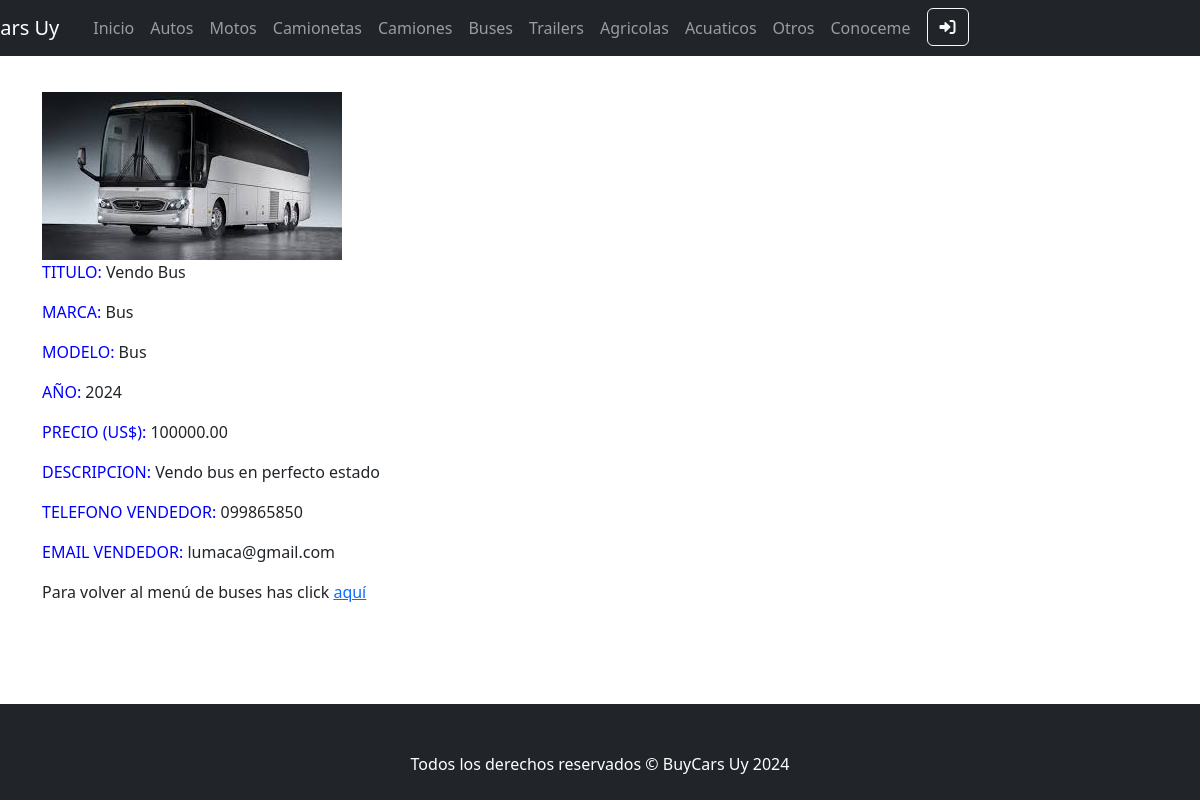
Screenshot of /App/vehiculo-detalles/buses/32 with the database file from the repository.
### App/models.py (models this page shows, shortened)
class Vehiculo(models.Model):
    vehiculoSeleccion = (
    ('autos','Autos'),
    ('motos', 'Motos'),
    ('camionetas','Camionetas'),
    ('camiones','Camiones'),
    ('buses','Buses'),
    ('trailers','Trailers'),
    ('agricolas', 'Agricolas'),
    ('acuaticos', 'Acuaticos'),
    ('otro', 'Otro'),
    )
    vendedor = models.ForeignKey(User, on_delete=models.CASCADE, null=True, blank=True)
    titulo = models.CharField(max_length=200)
    tipo = models.CharField(max_length=15, choices=vehiculoSeleccion, default='autos')
    marca = models.CharField(max_length=40)
    modelo = models.CharField(max_length=40)
    anioFabricacion = models.IntegerField()
    precio = models.DecimalField(max_digits=10, decimal_places=2)
    descripcion = models.TextField(null=True, blank=True)
    fechaPublicacion = models.DateTimeField(auto_now_add=True)
    telefonoVendedor = models.CharField(max_length=20)
    emailVendedor = models.EmailField()
    imagen = models.ImageField(null=True, blank=True, upload_to="media/")
    kilometros = models.IntegerField(null=True, blank=True)
    class Meta:
        ordering = ['vendedor', '-fechaPublicacion']

### App/views.py (the view)
# urls.py: path('vehiculo-detalles/<str:vehiculo>/<int:id_vehiculo>', views.vehiculoDetail,name="VehiculoDetail"),
def vehiculoDetail(req,vehiculo,id_vehiculo):
  vehiculoDet = Vehiculo.objects.get(id=id_vehiculo)
  consultas = Chat.objects.filter(consulta=vehiculoDet)
  contexto = {
     "id_vendedor":vehiculoDet.vendedor.id,
     "id_vehiculo":vehiculoDet.id,
     "titulo":vehiculoDet.titulo,
     "marca":vehiculoDet.marca,
     "modelo":vehiculoDet.modelo,
     "año":vehiculoDet.anioFabricacion,
     "kilometros":vehiculoDet.kilometros,
     "precio":vehiculoDet.precio,
     "descripcion":vehiculoDet.descripcion,
     "telefono":vehiculoDet.telefonoVendedor,
     "email":vehiculoDet.emailVendedor,
     "imagenVehiculo":vehiculoDet.imagen.url if vehiculoDet.imagen else None,
     'consultas': consultas,
  }
  return render(req, f"{vehiculo}/{vehiculo}_details.html", contexto)

### App/templates/buses/buses_details.html
{% extends "padre.html" %}
{% load static %}
{% block contenidoCambiable %}
<br>
{% if imagenVehiculo %}
    <img src="{{imagenVehiculo}}" alt="">
{% endif %}
<p><span class="detailVehiculo">TITULO:</span> {{ titulo }}</p>
<p><span class="detailVehiculo">MARCA:</span> {{ marca }}</p>
<p><span class="detailVehiculo">MODELO:</span> {{ modelo }}</p>
<p><span class="detailVehiculo">AÑO:</span> {{ año }}</p>
<p><span class="detailVehiculo">PRECIO (US$):</span> {{ precio }}</p>
<p><span class="detailVehiculo">DESCRIPCION:</span> {{ descripcion }}</p>
<p><span class="detailVehiculo">TELEFONO VENDEDOR:</span> {{ telefono }}</p>
<p><span class="detailVehiculo">EMAIL VENDEDOR:</span> {{ email }}</p>
<p>Para volver al menú de buses has click <a href="{% url 'Vehiculos' vehiculo='buses' %}">aquí</a></p>
{% endblock contenidoCambiable%}

### rows the page displays
Vehiculo: titulo "Vendo Bus", marca "Bus", modelo "Bus", precio "100000.00", descripcion "Vendo bus en perfecto estado", telefonoVendedor "099865850", emailVendedor "lumaca@gmail.com"

### other values shown
{{ año }} "2024"
